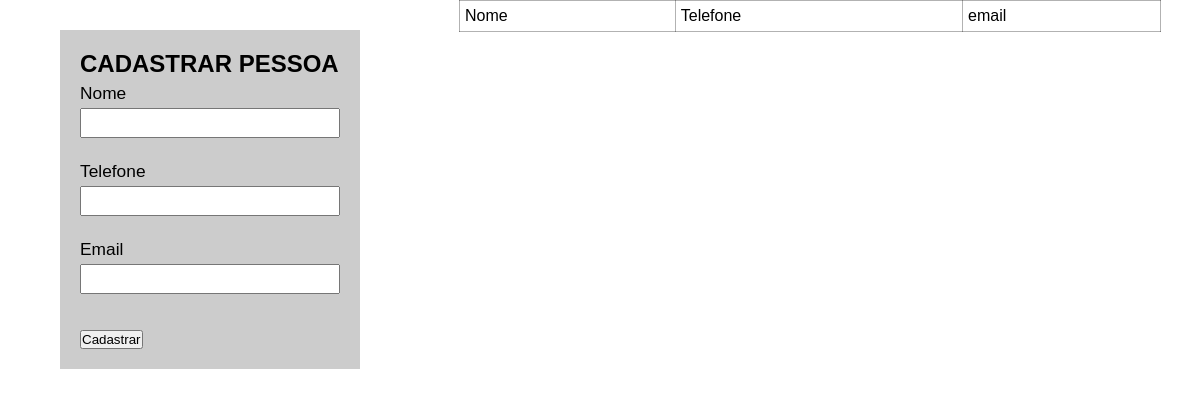
Before: / with the older database file.
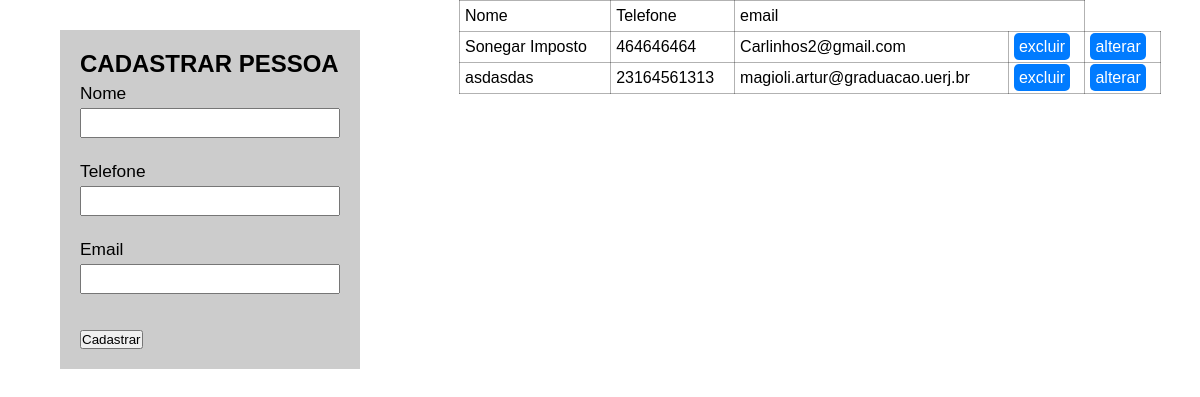
After: the same page with the newer database file.
### tables this page shows
CREATE TABLE pessoas (
    id INTEGER PRIMARY KEY AUTOINCREMENT NOT NULL,
    nome varchar(40) NOT NULL,
    telefone varchar(15) NOT NULL,
    email varchar(50) NOT NULL
);

### controles/obterTabelaDinamica.php (called while the page is built, shortened)
<?php
    require_once 'modelos/crudDb.php';
    $table = obterBanco('pessoas');
    include 'views/tabelaDinamica.php';
?>

### modelos/crudDb.php (called while the page is built, shortened)
<?php
function connection() {
    try {
        return new PDO('sqlite:C:\Users\Artur.Magioli\PhpstormProjects\projetoCrudForms\dataBase\banco_forms.sqlite');
    }
    catch (PDOException $e) {
        return "Error: " . $e->getMessage();
    }
    catch (Exception $e) {
        return "Unexpected error: " . $e->getMessage();
    }
}
function obterBanco($table): array {
    try {
        $connect = connection();
        $cmd = $connect->prepare("SELECT * FROM $table");
        $cmd->execute();
        return $cmd->fetchAll(PDO::FETCH_ASSOC);
    }
    catch (Exception $e) {
        echo "Error: " . $e->getMessage();
        return array();
    }
}

### views/tabelaDinamica.php (the view, shortened to what this page needs)
<?php include 'header.php'; ?>
<section id="direita">
    <table>
        <tr id="titulo1">
            <td>Nome</td>
            <td>Telefone</td>
            <td colspan="2">email</td>
        </tr>
        <?php
        $length = count($table);
        for ($i = 0; $i < $length; $i++) {
            echo "<tr>";
            foreach ($table[$i] as $key => $value) {
                if ($key != 'id') {
                    echo "<td>" . $value . "</td>";
                }
            }
            ?>
            <td>
                <a href="?operacao=deletarPessoa&id=<?php echo $table[$i]['id']?>">excluir</a>
            </td>
            <td>
                <a href="?operacao=atualizarCadastro&id=<?php echo $table[$i]['id']?>">alterar</td>
            <?php
            echo "</tr>";
        }
        ?>
    </table>
</section>

Changed rows visible on the page:
added pessoas: nome "Sonegar Imposto", telefone "464646464", email "Carlinhos2@gmail.com"
added pessoas: nome "asdasdas", telefone "23164561313", email "magioli.artur@graduacao.uerj.br"
